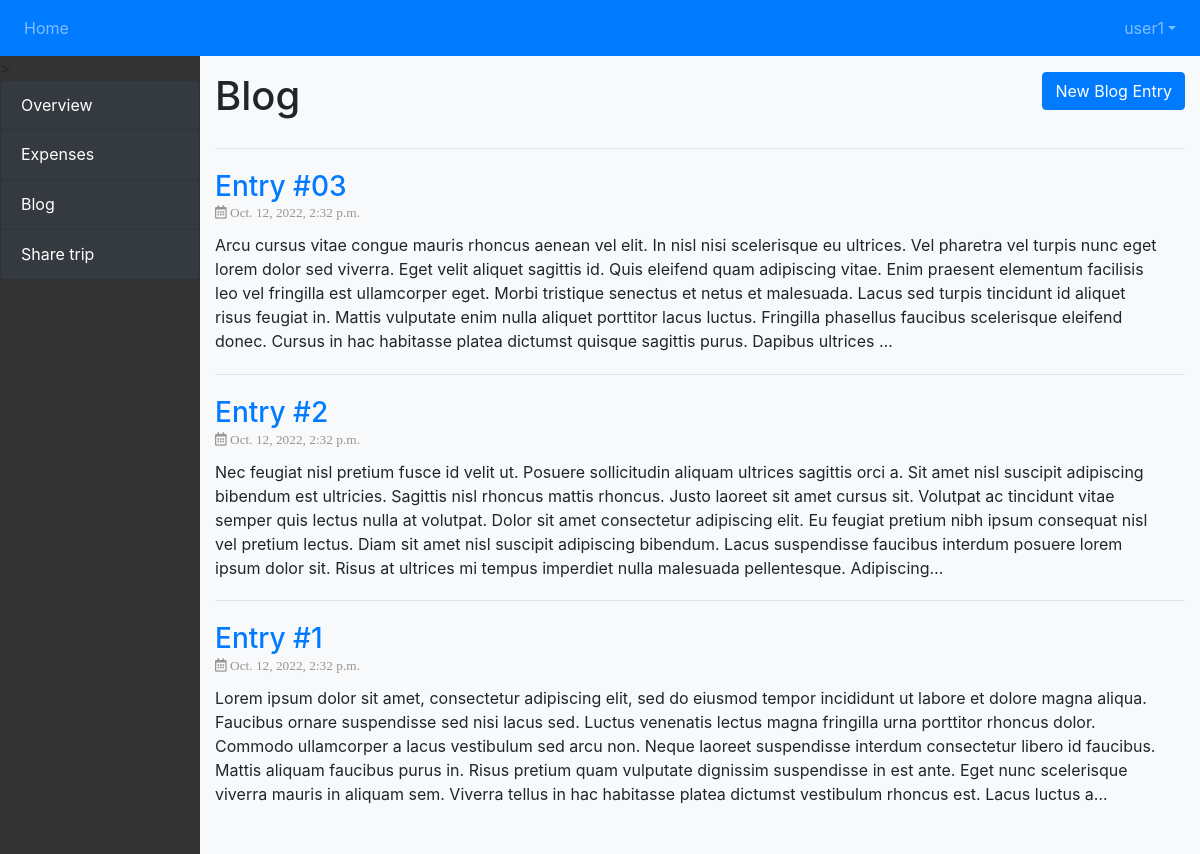
The page /trip/8/blog (signed in) on the database its author committed.
### tracker/models.py (models this page shows)
class Blog(models.Model):
    trip = models.ForeignKey(Trip, on_delete=models.CASCADE)
    title = models.CharField(max_length = 150)
    post = models.TextField()
    comments = models.ManyToManyField(settings.AUTH_USER_MODEL, through='Comment', related_name='comments_owned')
    created_at = models.DateTimeField(auto_now_add=True)

### tracker/views.py (the view)
# urls.py: path('trip/<int:pk>/blog', views.TripBlog.as_view(), name='trip_blog'),
class TripBlog(LoginRequiredMixin, DetailView): #List of all the blog entries for the trip
    template_name = 'tracker/trip_blog.html'
    def get(self, request, pk): #Get all the blog entries associated with the trip
        user_can_access = check_user_has_access_to_trip(trip_id=pk, request_user_id=request.user.id)
        if user_can_access:
            this_trip = Trip.objects.get(pk=pk)
            blog_posts = Blog.objects.filter(trip=this_trip).order_by('id').reverse()
            ctx = {'trip': this_trip, 'blog_posts' : blog_posts}
            return render(request, self.template_name, ctx)
        else:
            raise Http404('Access denied')

### tracker/utils.py (called while the page is built)
def check_user_has_access_to_trip(trip_id, request_user_id):
    this_trip = get_object_or_404(Trip, id=trip_id)
    this_trip_users = this_trip.groups.values('id')
    this_trip_users = [user['id'] for user in this_trip_users]
    if request_user_id in this_trip_users:
        return True
    else:
        return False

### tracker/templates/tracker/trip_blog.html (shortened to what this page needs)
{% extends "base_sidebar.html" %}
{% load crispy_forms_tags %}
{% block sidecontent %}
{% load static %}
{% include "delete_modal.html" %}
<a class="btn btn-primary" id="addModal" href="{% url 'tracker:trip_blog_create' trip.id%}"> New Blog Entry </a>
<h1>Blog</h1>
<div class='spacer'></div>
{% if blog_posts%}
<table class='table'>
{% for blog in blog_posts %}
<tr class='blogentry'>
    <td>
    <div class='blogtitle'><a href="{% url 'tracker:blog_detail' trip.id blog.id%}"> <h3>{{blog.title}}</h3> </div>
    <div class='blogdate'>
        <i class='far fa-calendar-alt'>
        {{blog.created_at}}
        </i>
    </div>
    <div class='blogpost'>{{blog.post | truncatechars:600}}</div>
    </td>
</tr>
{% endfor %}
</table>
{% endif %}
{% endblock %}

### tracker/templates/base.html (shortened to what this page needs)
<!DOCTYPE html>
<html>
<head>
{% load static %}
<link rel="stylesheet" href="https://cdn.jsdelivr.net/npm/bootstrap@4.6.2/dist/css/bootstrap.min.css">
<link rel="stylesheet" href="https://cdnjs.cloudflare.com/ajax/libs/font-awesome/5.13.1/css/all.min.css" />
<link rel="stylesheet" href="{% static 'styles.css' %}">
</head>
<body>
<nav class="navbar navbar-expand-md navbar-dark bg-primary fixed-top">
    <div class="collapse navbar-collapse" id="navbarNavDropdown">
        <ul class="navbar-nav">
            <li class="nav-item">
                <a class="nav-link" href="{% url 'tracker:trip_list' %}">Home</a>
            </li>
        </ul>
    </div>
    <div class="navbar-collapse collapse w-100 order-3 dual-collapse2">
        <ul class="navbar-nav ml-auto">
            <li class="nav-item dropdown">
                <a class="nav-link dropdown-toggle" href="#" role="button" data-toggle="dropdown" aria-expanded="false">{{user.username}}</a>
            </li>
        </ul>
    </div>
</nav>
{% block sidebar %}{% endblock %}
</body>
</html>

### tracker/static/styles.css (style rules this page uses)
body { padding-top: 56px; background-color: #f8f9fa!important }
.table td { padding: 1.3rem; }
#addModal { float: right; }
.spacer { padding: 10px; }
.blogentry { padding: 15px 0px 15px 0px; border-top-style: solid; border-top-width: 1px; border-color: #b6b7b9; }
.blogentry td { padding-left: 0px; }
.blogtitle h3 { margin-bottom: 0px; display: inline; }
.blogdate { color: #969696; font-weight: 100; font-size: smaller; }
.blogpost { padding-top: 10px; }

### rows shown on the page
Blog: title "Entry #03", created_at "Oct. 12, 2022, 2:32 p.m.", post "Arcu cursus vitae congue mauris rhoncus aenean vel elit. In nisl nisi scelerisque eu ultrices. Vel pharetra vel turpis nunc eget lorem dolor sed viverra. Eget velit aliquet sagittis id. Quis eleifend quam adipiscing vitae. Enim praesent elementum facilisis leo vel fringilla est ullamcorper eget. Morbi tristique senectus et netus et malesuada. Lacus sed turpis tincidunt id aliquet risus feugiat in. Mattis vulputate enim nulla aliquet porttitor lacus luctus. Fringilla phasellus faucibus scelerisque eleifend donec. Cursus in hac habitasse platea dictumst quisque sagittis purus. Dapibus ultrices …"
Blog: title "Entry #2", created_at "Oct. 12, 2022, 2:32 p.m.", post "Nec feugiat nisl pretium fusce id velit ut. Posuere sollicitudin aliquam ultrices sagittis orci a. Sit amet nisl suscipit adipiscing bibendum est ultricies. Sagittis nisl rhoncus mattis rhoncus. Justo laoreet sit amet cursus sit. Volutpat ac tincidunt vitae semper quis lectus nulla at volutpat. Dolor sit amet consectetur adipiscing elit. Eu feugiat pretium nibh ipsum consequat nisl vel pretium lectus. Diam sit amet nisl suscipit adipiscing bibendum. Lacus suspendisse faucibus interdum posuere lorem ipsum dolor sit. Risus at ultrices mi tempus imperdiet nulla malesuada pellentesque. Adipiscing…"
Blog: title "Entry #1", created_at "Oct. 12, 2022, 2:32 p.m.", post "Lorem ipsum dolor sit amet, consectetur adipiscing elit, sed do eiusmod tempor incididunt ut labore et dolore magna aliqua. Faucibus ornare suspendisse sed nisi lacus sed. Luctus venenatis lectus magna fringilla urna porttitor rhoncus dolor. Commodo ullamcorper a lacus vestibulum sed arcu non. Neque laoreet suspendisse interdum consectetur libero id faucibus. Mattis aliquam faucibus purus in. Risus pretium quam vulputate dignissim suspendisse in est ante. Eget nunc scelerisque viverra mauris in aliquam sem. Viverra tellus in hac habitasse platea dictumst vestibulum rhoncus est. Lacus luctus a…"

### other values the page prints
{{ user.username }} "user1"
